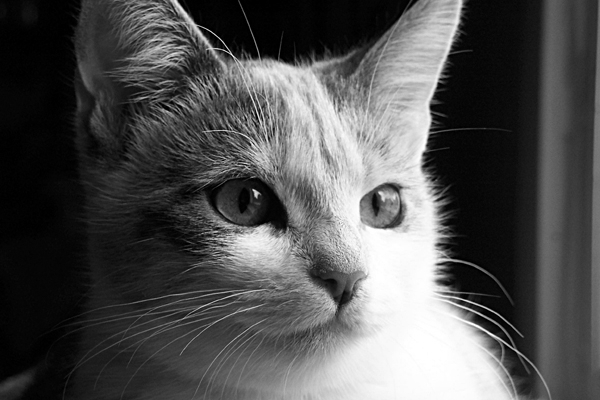
//> input picture C++/Computer Vision Assignment 1/src/kitten.pgm, 600 x 400 px
$ ./edgeDetection1 '../../../Computer Vision Assignment 1/src/kitten.pgm' out.png   (built with g++ and OpenCV 4)
//> lines starting //> are read from the running program, lines starting //| are printed output that depends on the picture; after the words box and inside, x2 and y2 are one past the last pixel; in counts of white or black regions, pixels touching at a corner belong together
/**
********************************************************************************
*
*    @file       edgeDetection1.cxx
*
*    @brief      A simple program using OpenCV to detect edges.
*
*    @version    1.0
*
*    @date       08/02/2016
*
*    @author     Franck Vidal
*
*
********************************************************************************
*/


//******************************************************************************
//    Includes
//******************************************************************************
#include <exception> // Header for catching exceptions
#include <iostream>  // Header to display text in the console
#include <string>    // Header to manipulate strings
#include <opencv2/opencv.hpp> // Main OpenCV header


//******************************************************************************
//    Namespaces
//******************************************************************************
using namespace std;


//******************************************************************************
//    Global variables
//******************************************************************************


//******************************************************************************
//    Function declaration
//******************************************************************************


//******************************************************************************
//    Implementation
//******************************************************************************


//-----------------------------
int main(int argc, char** argv)
//-----------------------------
{
    try
    {
		/**********************************************************************/
		/* Declare some local variables                                       */
		/**********************************************************************/

		// File names
		std::string input_file_name;
		std::string output_file_name;

        // Image structures
        cv::Mat rgb_image;
        cv::Mat grey_image;
        cv::Mat gaussian_image;
        cv::Mat scharr_image;
        cv::Mat edge_image;

        // The title of every window
        std::string grey_image_window_title("Original data");
        std::string filtered_image_window_title("Filtered data");
        std::string edge_image_window_title("Edge data");


		/**********************************************************************/
		/* Process the command line arguments                                 */
		/**********************************************************************/

        // No file to display
        if (argc != 3)
        {
            // Create an error message
            std::string error_message;
            error_message  = "usage: ";
            error_message += argv[0];
            error_message += " <input_image>";
            error_message += " <output_image>";

            // Throw an error
            throw error_message;
        }

		// Get the file names
		input_file_name  = argv[1];
		output_file_name = argv[2];


		/**********************************************************************/
		/* Read the input                                                     */
		/**********************************************************************/


        // Open and read the image
        rgb_image = cv::imread(input_file_name, CV_LOAD_IMAGE_COLOR);
//> rgb_image is the input picture: 400 rows x 600 cols, CV_8UC3; min 0, max 255, mean 81.5

        // The image has not been loaded
        if (!rgb_image.data)
        {
            // Create an error message
            std::string error_message;
            error_message  = "Could not open or find the image \"";
            error_message += input_file_name;
            error_message += "\".";

            // Throw an error
            throw error_message;
        }

		/**********************************************************************/
		/* Convert the RGB data to greyscale                                  */
		/**********************************************************************/

		// Write your own code here to

        // 1) Convert the image from RGB to greyscale
		cv::cvtColor(rgb_image, grey_image, CV_RGB2GRAY);

        // 2) Convert the image from unsigned char to float
		grey_image.convertTo(grey_image, CV_32F);
//> grey_image: 400 rows x 600 cols, CV_32FC1

        // 3) Normalise the image
        double max, offset = 1;
        /*cv::minMaxLoc(grey_image, NULL, &max);
        offset = max / 255;*/
        cv::normalize(grey_image, grey_image, 0, offset, cv::NORM_MINMAX, CV_32F);

        // Create the first window
        cv::namedWindow(grey_image_window_title, cv::WINDOW_AUTOSIZE);

        // Display the first window
        // Replace rgb_image by grey_image
        cv::imshow(grey_image_window_title, grey_image);


		/**********************************************************************/
		/* Apply a 3x3 Gaussian filter with sigma 0.5 to reduce noise         */
		/**********************************************************************/

		// Write your own code here
		cv::Size gaussian_kernel(3, 3);
		cv::GaussianBlur(grey_image, gaussian_image, gaussian_kernel, 0.5);

		/**********************************************************************/
		/* Gradient filter                                                    */
		/**********************************************************************/

		// Write your own code here to:

        // 1) Apply the Scharr filter on gaussian_image along the X-axis
        cv::Mat scharr_x;
        cv::Scharr(gaussian_image, scharr_x, CV_32F, 1, 0);
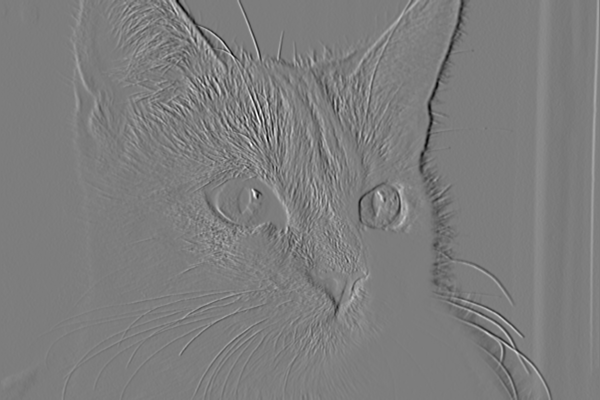
//> scharr_x: 400 rows x 600 cols, CV_32FC1; min -10.15, max 10.5, mean 0.0216; drawn with min black and max white

        // 2) Compute the absolute value of the gradient along the X-axis
        scharr_x = cv::abs(scharr_x);
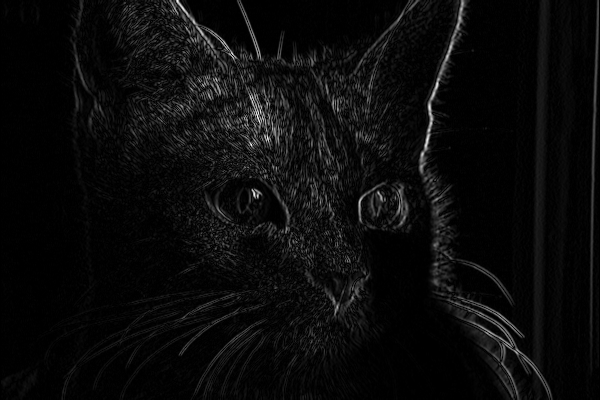
//> scharr_x: 400 rows x 600 cols, CV_32FC1; min 0, max 10.5, mean 0.472; drawn with min black and max white

        // 3) Apply the Scharr filter on gaussian_image along the Y-axis
        cv::Mat scharr_y;
        cv::Scharr(gaussian_image, scharr_y, CV_32F, 0, 1);
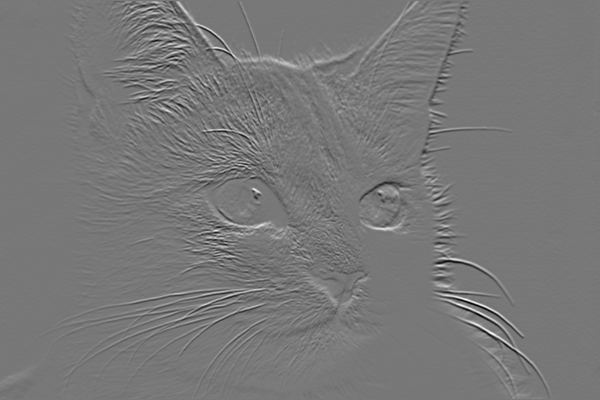
//> scharr_y: 400 rows x 600 cols, CV_32FC1; min -10.22, max 11.47, mean 0.0284; drawn with min black and max white

        // 4) Compute the absolute value of the gradient along the Y-axis
        scharr_y = cv::abs(scharr_y);
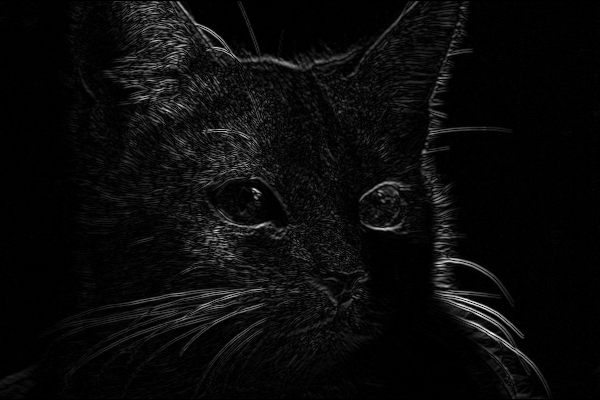
//> scharr_y: 400 rows x 600 cols, CV_32FC1; min 0, max 11.47, mean 0.493; drawn with min black and max white

		// 5) Combined scharr_x and scharr_y together so that
		// scharr_image(x,y) = 0.5 * |scharr_x(x,y)| + 0.5 * |scharr_y(x,y)|
        addWeighted(scharr_x, 0.5, scharr_y, 0.5, 0.0, scharr_image);
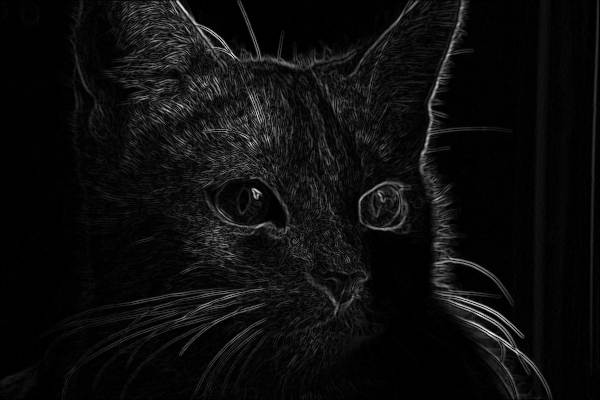
//> scharr_image: 400 rows x 600 cols, CV_32FC1; min 0, max 9.01, mean 0.482; drawn with min black and max white

        // Create the second window
        cv::namedWindow(filtered_image_window_title, cv::WINDOW_AUTOSIZE);

        // Display the second window
        // Replace rgb_image by scharr_image
        cv::imshow(filtered_image_window_title, scharr_image);


		/**********************************************************************/
		/* Threshold filter                                                   */
		/**********************************************************************/

        // Write your own code here
        cv::threshold(scharr_image, edge_image, 0.5, 1, cv::THRESH_BINARY);
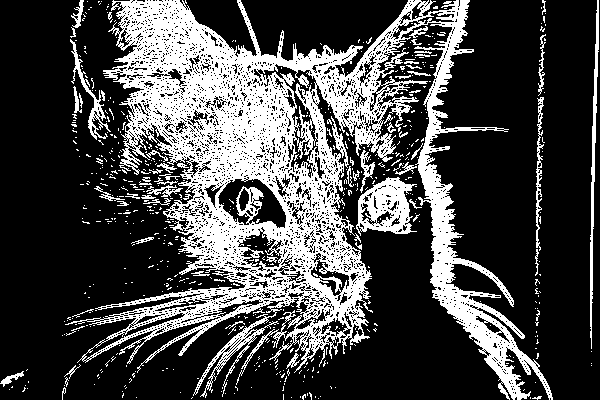
//> edge_image: 400 rows x 600 cols, CV_32FC1; values 0 (black) and 1 (white), 28.1% white; 624 white regions (560 under 20 px), largest, box (x1, y1, x2, y2) and area: (65, 0, 553, 400) 58284, (356, 177, 417, 236) 2010, (590, 0, 599, 349) 1015

        // Create the third window
        cv::namedWindow(edge_image_window_title, cv::WINDOW_AUTOSIZE);

        // Display the third window
        // Replace rgb_image by edge_image
        cv::imshow(edge_image_window_title, edge_image);

        // Wait for the user to press 'q' or 'Escape' (27 in ASCII code
        int key;
        do
        {
            key = cv::waitKey(0);
//> the 'q' key is pressed
        }
        while (key != 'q' && key != 27);

		/**********************************************************************/
		/* Write the output                                                   */
		/**********************************************************************/

		// Write your own code here

		if (!cv::imwrite(output_file_name, edge_image)) {
			string error_message;
			error_message = "Could_not_write_the_image_\"";
			error_message += output_file_name;
			error_message += "\"";

			throw error_message;
		}


    }
    // An error occured
    catch (const std::exception& error)
    {
        // Display an error message in the console
        cerr << error.what() << endl;
    }
    catch (const std::string& error)
    {
        // Display an error message in the console
        cerr << error << endl;
    }
    catch (const char* error)
    {
        // Display an error message in the console
        cerr << error << endl;
    }

    // Exit the program
    return 0;
}
